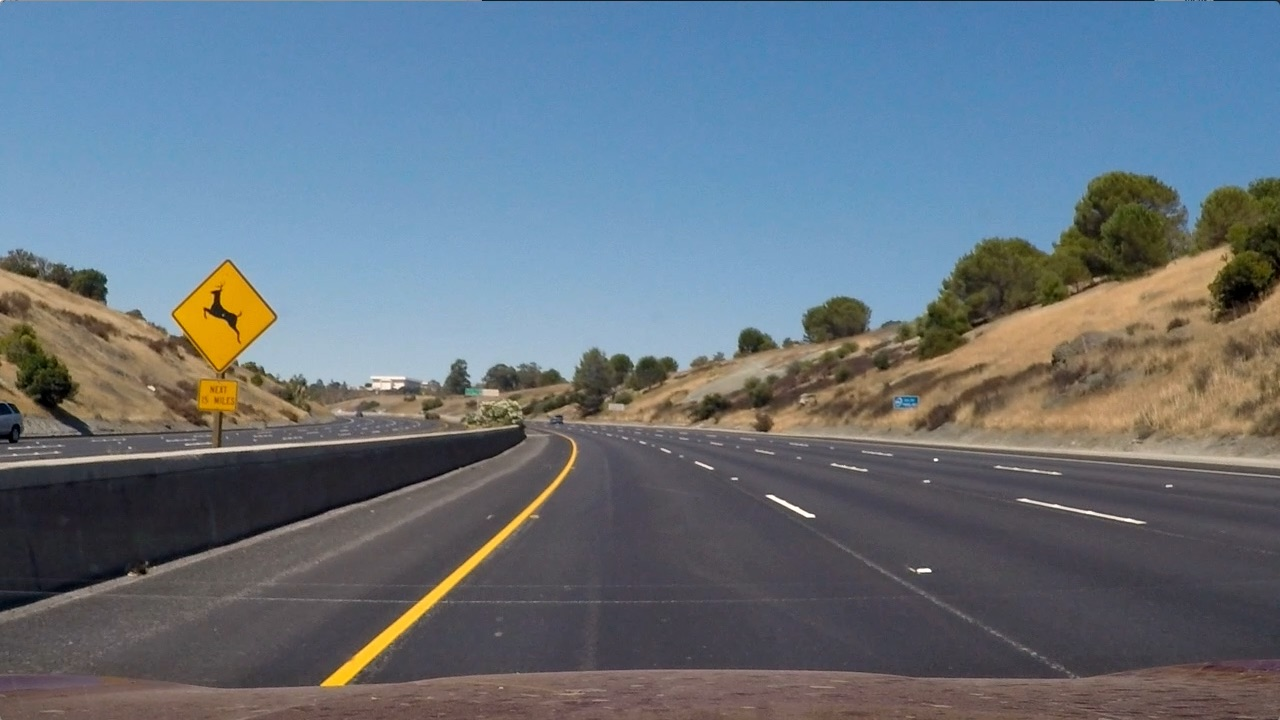
#> input picture test_images/test2.jpg, 1280 x 720 px
$ jupyter execute --allow-errors advanced_lane_detection.ipynb   (shell and % lines are left out)   (older library calls are emulated)
#> lines starting #> are read from the running program, lines starting #| are printed output that depends on the picture; after the words box and inside, x2 and y2 are one past the last pixel; in counts of white or black regions, pixels touching at a corner belong together
#> further down, test_image is the input picture: shape (720, 1280, 3); mean R, G, B 102.8, 114.6, 125.5
# Project Steps
 ## Main Steps:

* Camera calibration and distortion correction.
* Color/gradient threshold.
* Perspective transform.
* Detect lane lines.

## Extra Step:
* Determine the lane curvature.

[cell 1]
import numpy as np
import cv2
import matplotlib.pyplot as plt
import matplotlib.image as mpimg
import glob
from matplotlib.patches import Polygon

# Camera Calibration  and Distortion Correction

[cell 2]
def cameraCalibrate(image):
    # Compute the camera calibration matrix and distortion coefficients given a set of chessboard images.
    import glob

    #read in and make a list of calibration images
    images = glob.glob('./camera_cal/calibration*.jpg')

    #Arrays to store objects points and image points from all the images
    objpoints = [] #3d points
    imgpoints = [] #2d points

    #prepare points
    objp  = np.zeros((9*6,3),np.float32)
    objp[:,:2] = np.mgrid[0:9,0:6].T.reshape(-1,2)


    for fname in images:
        #read in each image
        img = mpimg.imread(fname)
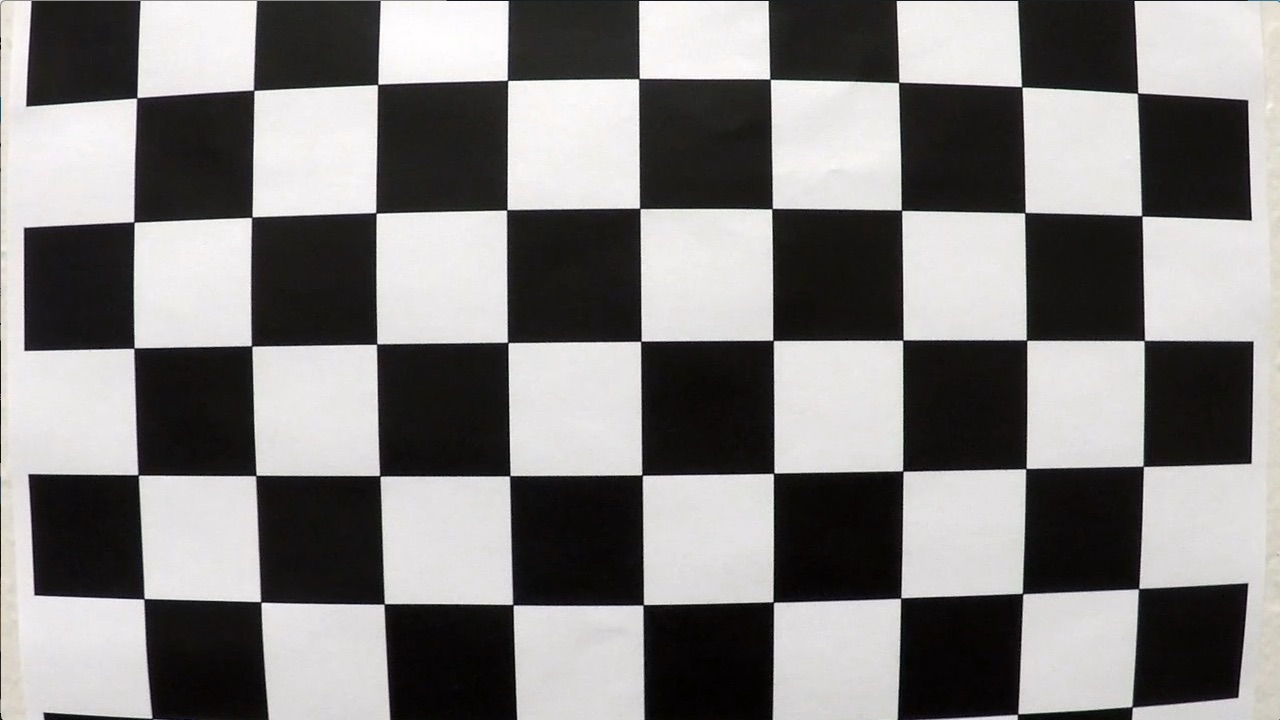
#> input picture camera_cal/calibration1.jpg, 1280 x 720 px
#> img is the input picture: shape (720, 1280, 3); mean R, G, B 130.1, 128.4, 127.8
        #convert image to gray scale
        gray  = cv2.cvtColor(img,cv2.COLOR_RGB2GRAY)
        #find corners
        ret,corners = cv2.findChessboardCorners(gray,(9,6),None)
#> ret = False; corners = None
        if ret == True:
            imgpoints.append(corners)
            objpoints.append(objp)

    shape =(img.shape[1],img.shape[0])
    ret, mtx, dist, rvect, tvect = cv2.calibrateCamera(objpoints,imgpoints,shape,None,None)

    #undistored the image
    undistorted_image = cv2.undistort(image, mtx, dist, None, mtx)
    return undistorted_image

[cell 3]
test_image = mpimg.imread('./test_images/test2.jpg')

f, (ax1,ax2) = plt.subplots(1, 2, figsize=(20,10))
ax1.set_title('Original image', fontsize=20)
ax1.imshow(test_image)

#> (the rest of this cell did not finish here and is left out)

# Gradient / Color Threshold

[cell 4]
#-----------mayar--------------
#GAUSSIAN BLUR
blurred = cv2.GaussianBlur(test_image, (5,5), 0)

[cell 5]
#TODO: Convert to H
hlsval = cv2.cvtColor(blurred,cv2.COLOR_RGB2HLS)
#> hlsval: shape (720, 1280, 3); mean of channels 0, 1, 2 86.1, 113.9, 64

h_channel,l_channel,s_channel=cv2.split(hlsval)
# visualize
f, (ax1,ax2,ax3) = plt.subplots(1, 3, figsize=(20,10))
ax1.set_title('h_channel', fontsize=20)
ax1.imshow(h_channel,cmap='gray')
ax2.set_title('l_channel', fontsize=20)
ax2.imshow(l_channel,cmap='gray')
ax3.set_title('s_channel', fontsize=20)
ax3.imshow(s_channel,cmap='gray')

[cell 6]
plt.imshow((l_channel/255)*(s_channel/255),cmap="gray")

[cell 7]
def colorThreshold(img,thresh=(0.25,1)):
#> called with thresh = (0.25, 1)
    hlsval = cv2.cvtColor(img,cv2.COLOR_RGB2HLS)
#> hlsval: shape (720, 1280, 3); mean of channels 0, 1, 2 86.2, 113.9, 64.8
    h_channel,l_channel,s_channel=cv2.split(hlsval)
    combinedcolor=(l_channel/255)*(s_channel/255)
    ret,thresh=cv2.threshold(combinedcolor,thresh[0],thresh[1],cv2.THRESH_BINARY)
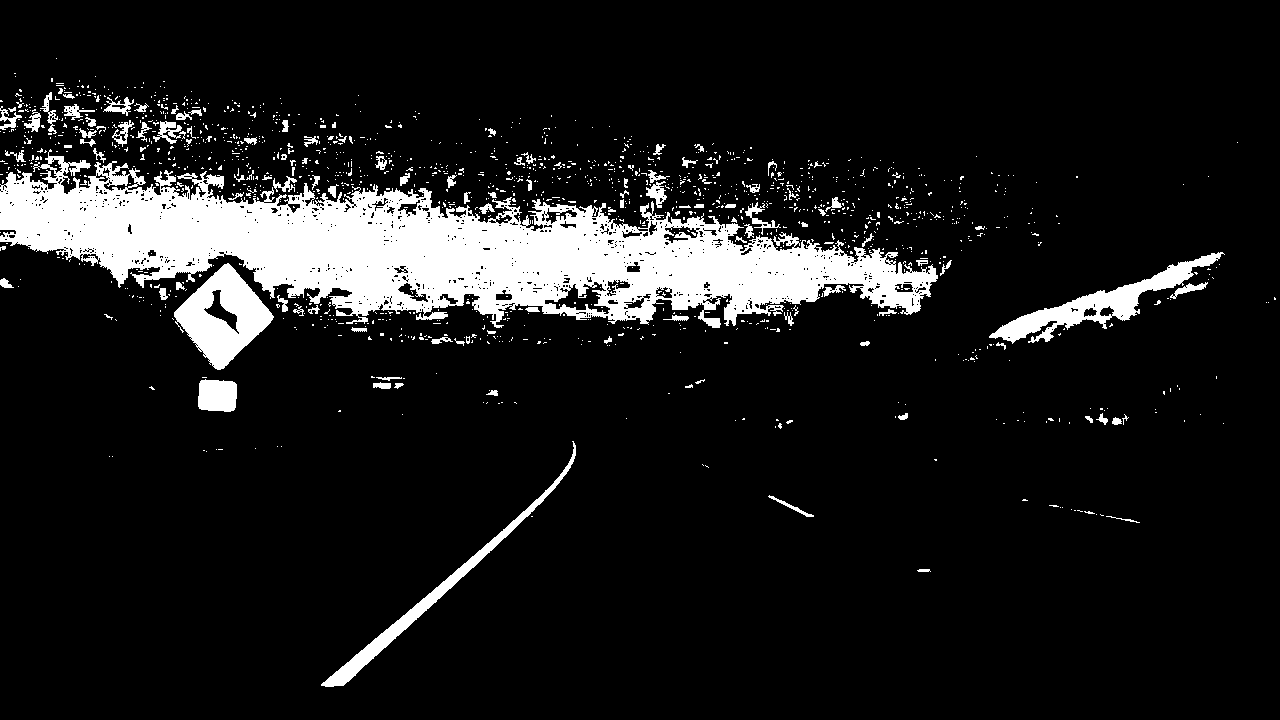
#> thresh: shape (720, 1280) float64; values 0 (black) and 1 (white), 10.9% white; 1499 white regions (1379 under 20 px), largest, box (x1, y1, x2, y2) and area: (0, 149, 938, 328) 73950, (174, 263, 274, 370) 5337, (989, 252, 1225, 344) 4534
#> ret = 0.25
    return thresh

[cell 8]
plt.imshow(colorThreshold(test_image),cmap="gray")

[cell 9]
# X or Y sobel gradient
def abs_sobel_thresh(image, orient='x', sobel_kernel=3, thresh=(0, 250)):
    # TODO: Convert to grayscale using cv2.COLOR_RGB2GRAY as the conversion
#> called with orient = 'x', sobel_kernel = 3, thresh = (30, 100)
    gray=cv2.cvtColor(image,cv2.COLOR_RGB2GRAY)

    # TODO: Apply x or y gradient with the OpenCV Sobel() function

    ddepth = cv2.CV_64F
    # and take the absolute value
    if(orient=='x'):
        grad_x = cv2.Sobel(gray, ddepth, 1, 0, ksize=sobel_kernel)
        abs_sobel=np.absolute(grad_x)
    if(orient=='y'):
        grad_y = cv2.Sobel(gray, ddepth, 0, 1, ksize=sobel_kernel)
        abs_sobel=np.absolute(grad_y)
    # TODO: Rescale back to 8 bit integer
    abs_sobel = np.uint8(255*abs_sobel/np.max(abs_sobel))

    # TODO: Create a binary image of ones where threshold is met, zeros otherwise
    abs_sobel_output = np.zeros_like(abs_sobel)
    for i in range(0,abs_sobel.shape[0]):
        for j in range(0,abs_sobel.shape[1]):
            if abs_sobel[i][j]>thresh[0] and abs_sobel[i][j]<thresh[1]:
                abs_sobel_output[i][j]=1
#> abs_sobel_output: shape (720, 1280); values 0 (black) and 1 (white), 2.5% white in thin lines or dots

    # Return the binary image
    return abs_sobel_output

# Magnitude using X and Y sobel gradient
def mag_thresh(image, sobel_kernel=3, mag_thresh=(0, 255)):
    # TODO: Convert to grayscale using cv2.COLOR_RGB2GRAY as the conversion
#> called with sobel_kernel = 3, mag_thresh = (60, 100)
    gray=cv2.cvtColor(image,cv2.COLOR_RGB2GRAY)
    ddepth = cv2.CV_64F


    # TODO: Calculate the gradient magnitude
    sobelx=np.absolute(cv2.Sobel(gray, ddepth, 1, 0, ksize=sobel_kernel))
    sobely=np.absolute(cv2.Sobel(gray, ddepth, 0, 1, ksize=sobel_kernel))

    sobelx=np.square(sobelx)
    sobely=np.square(sobely)
    sobelxy=sobelx+sobely
    gradmag=np.sqrt(sobelxy)

    # TODO:  Rescale to 8 bit
    gradmag = np.uint8(255*gradmag/np.max(gradmag))

    # TODO: Create a binary image of ones where threshold is met, zeros otherwise
    mag_binary = np.zeros_like(gradmag)
    for i in range(0,gradmag.shape[0]):
        for j in range(0,gradmag.shape[1]):
            if gradmag[i][j]>mag_thresh[0] and gradmag[i][j]<mag_thresh[1]:
                mag_binary[i][j]=1
#> mag_binary: shape (720, 1280); values 0 (black) and 1 (white), 1.5% white in thin lines or dots
    # Return the binary image
    return mag_binary

# Direction using X and Y sobel gradient
def dir_threshold(image, sobel_kernel=3, thresh=(0, np.pi/2)):
    # TODO: Convert to grayscale using cv2.COLOR_RGB2GRAY as the conversion
#> called with sobel_kernel = 3, thresh = (0, 1.57)
    gray=cv2.cvtColor(image,cv2.COLOR_RGB2GRAY)
    ddepth = cv2.CV_64F
    # TODO: Calculate the gradient direction using np.arctan2 function
    sobelx=cv2.Sobel(gray, ddepth, 1, 0, ksize=sobel_kernel)
    sobely=cv2.Sobel(gray, ddepth, 0, 1, ksize=sobel_kernel)
    absgraddir = np.absolute(np.arctan2(sobely, sobelx))
    # TODO: Rescale to 8 bit
    absgraddir = np.uint8(255*absgraddir/np.max(absgraddir))

    # TODO: Create a binary image of ones where threshold is met, zeros otherwise
    dir_binary =  np.zeros_like(absgraddir)
    for i in range(0,absgraddir.shape[0]):
        for j in range(0,absgraddir.shape[1]):
            if absgraddir[i][j]>thresh[0] and absgraddir[i][j]<thresh[1]:
                dir_binary[i][j]=1
#> dir_binary: shape (720, 1280); values 0 (black) and 1 (white), 0.03% white in thin lines or dots, all inside (x1, y1, x2, y2) = (2, 179, 1279, 717)
    # Return the binary image
    return dir_binary

[cell 10]
colorGradientImage=colorThreshold(test_image)

# X gradient
x_sobel=abs_sobel_thresh(test_image,orient="x",thresh=(30, 100))
# Y gradient
y_sobel=abs_sobel_thresh(test_image,orient="y",thresh=(30, 100))
# Sobel gradient direction
mag_sobel=mag_thresh(test_image, sobel_kernel=3, mag_thresh=(60, 100))
# Sobel gradient magnitude
dir_sobel=dir_threshold(test_image, sobel_kernel=3, thresh=(0, np.pi/2))

# visualize results
f, (ax1,ax2,ax3,ax4) = plt.subplots(1, 4, figsize=(20,10))
# X gradient
ax1.set_title('X gradient', fontsize=20)
ax1.imshow(x_sobel,cmap='gray')
# Y gradient
ax2.set_title('Y gradient', fontsize=20)
ax2.imshow(y_sobel,cmap='gray')
# Sobel gradient direction
ax3.set_title('Sobel gradient direction', fontsize=20)
ax3.imshow(dir_sobel,cmap='gray')
# Sobel gradient magnitude
ax4.set_title('Sobel gradient magnitud', fontsize=20)
ax4.imshow(mag_sobel,cmap='gray')

[cell 11]
image = mpimg.imread('./test_images/test5.jpg')
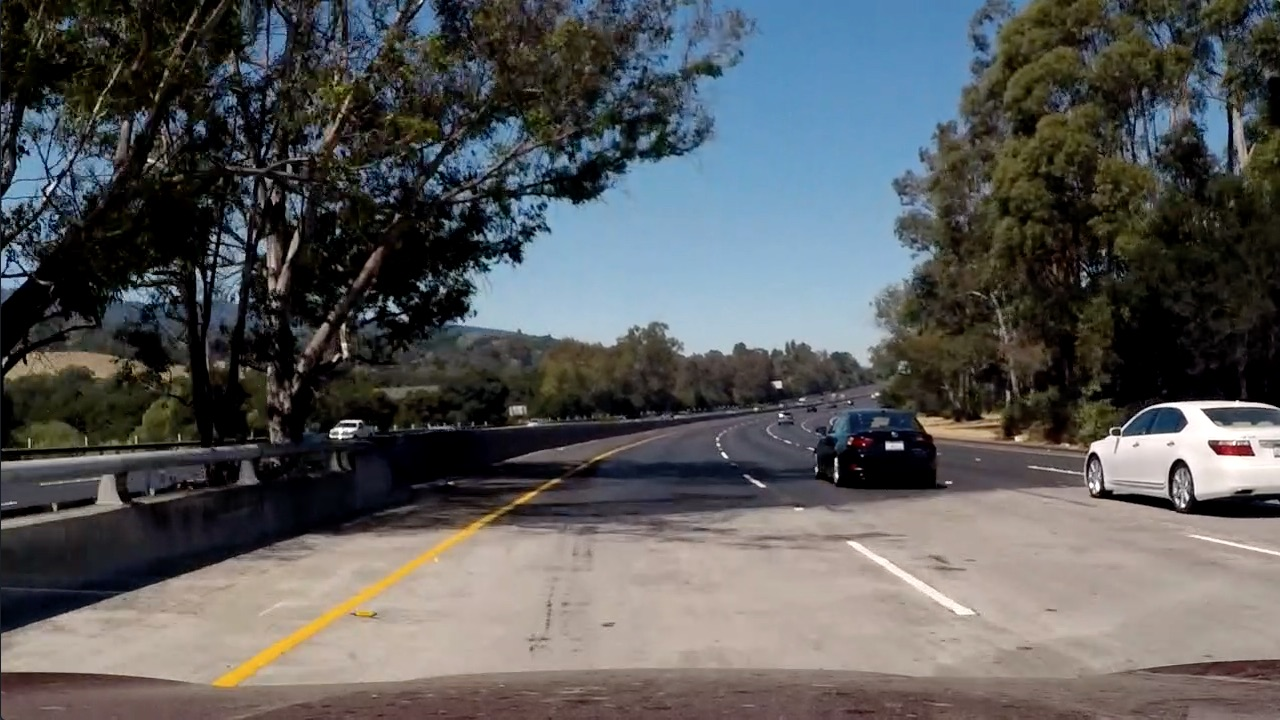
#> input picture test_images/test5.jpg, 1280 x 720 px
#> image is the input picture: shape (720, 1280, 3); mean R, G, B 88.5, 89.3, 89.8
plt.imshow(mag_thresh(test_image, mag_thresh=(60,100)), cmap='gray')

[cell 12]
def Color(img, threshold = (90,255)):
#> called with threshold = (170, 255)
    gray = cv2.cvtColor(img, cv2.COLOR_RGBA2GRAY)
    hls = cv2.cvtColor(img, cv2.COLOR_RGB2HLS)
#> hls: shape (720, 1280, 3); mean of channels 0, 1, 2 55.5, 89.2, 70.1
    S = hls[:,:,2]
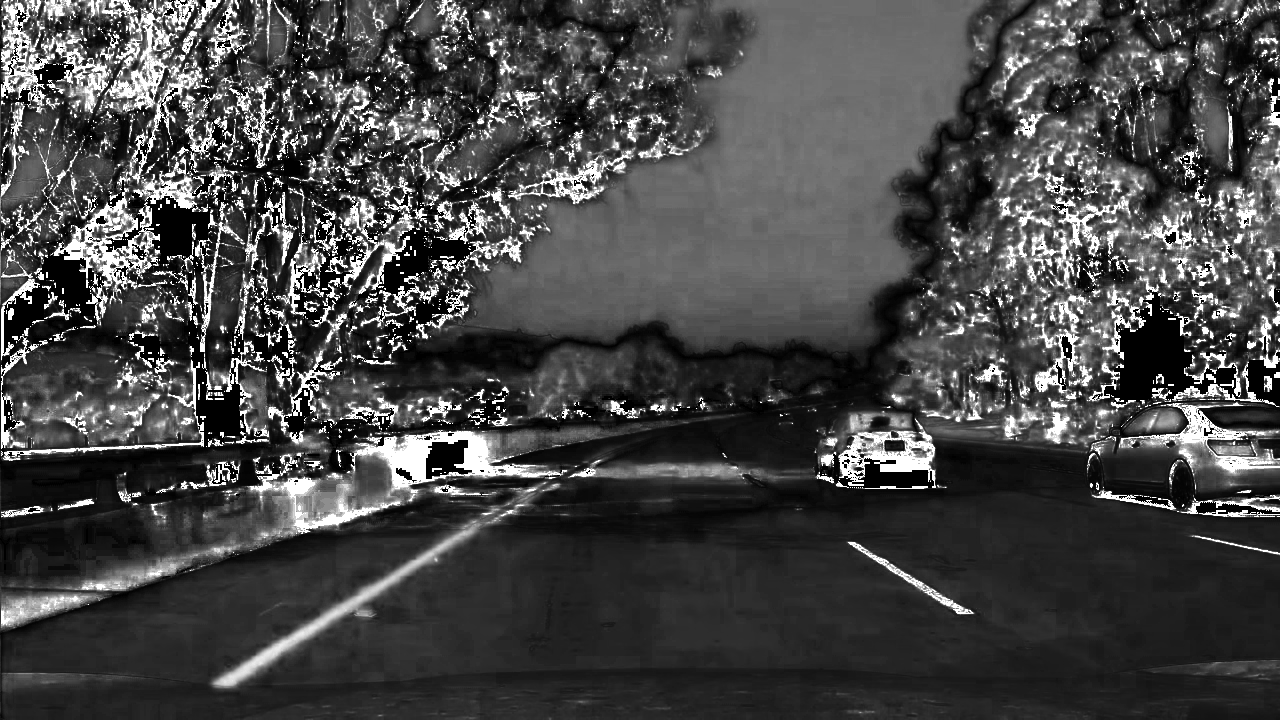
#> S: shape (720, 1280); min 0, max 255, mean 70.1
    binary = np.zeros_like(S)
    binary[(S > threshold[0]) & (S <= threshold[1])] = 1
    return binary


def abs_sobel_thresh(img, orient='x', sobel_kernel=3, thresh=(0,255)):
    # Convert to grayscale
    gray = cv2.cvtColor(img, cv2.COLOR_RGB2GRAY)
    # Apply x or y gradient with the OpenCV Sobel() function
    # and take the absolute value
    if orient == 'x':
        abs_sobel = np.absolute(cv2.Sobel(gray, cv2.CV_64F, 1, 0, ksize=sobel_kernel))
    if orient == 'y':
        abs_sobel = np.absolute(cv2.Sobel(gray, cv2.CV_64F, 0, 1, ksize=sobel_kernel))
    # Rescale back to 8 bit integer
    scaled_sobel = np.uint8(255*abs_sobel/np.max(abs_sobel))
    # Create a copy and apply the threshold
    binary_output = np.zeros_like(scaled_sobel)
    # Here I'm using inclusive (>=, <=) thresholds, but exclusive is ok too
    binary_output[(scaled_sobel >= thresh[0]) & (scaled_sobel <= thresh[1])] = 1
    # Return the result
    return binary_output


# Define a function to return the magnitude of the gradient
# for a given sobel kernel size and threshold values
def mag_thresh(img, sobel_kernel=3, mag_thresh=(0, 255)):
    # Convert to grayscale
    gray = cv2.cvtColor(img, cv2.COLOR_RGB2GRAY)
    # Take both Sobel x and y gradients
    sobelx = cv2.Sobel(gray, cv2.CV_64F, 1, 0, ksize=sobel_kernel)
    sobely = cv2.Sobel(gray, cv2.CV_64F, 0, 1, ksize=sobel_kernel)
    # Calculate the gradient magnitude
    gradmag = np.sqrt(sobelx**2 + sobely**2)
    # Rescale to 8 bit
    scale_factor = np.max(gradmag)/255
    gradmag = (gradmag/scale_factor).astype(np.uint8)
    # Create a binary image of ones where threshold is met, zeros otherwise
    binary_output = np.zeros_like(gradmag)
    binary_output[(gradmag >= mag_thresh[0]) & (gradmag <= mag_thresh[1])] = 1

    # Return the binary image
    return binary_output


# Define a function to threshold an image for a given range and Sobel kernel
def dir_threshold(img, sobel_kernel=3, thresh=(0, np.pi/2)):
    # Grayscale
    gray = cv2.cvtColor(img, cv2.COLOR_RGB2GRAY)
    # Calculate the x and y gradients
    sobelx = cv2.Sobel(gray, cv2.CV_64F, 1, 0, ksize=sobel_kernel)
    sobely = cv2.Sobel(gray, cv2.CV_64F, 0, 1, ksize=sobel_kernel)
    # Take the absolute value of the gradient direction,
    # apply a threshold, and create a binary image result
    absgraddir = np.arctan2(np.absolute(sobely), np.absolute(sobelx))
    binary_output = np.zeros_like(absgraddir)
    binary_output[(absgraddir >= thresh[0]) & (absgraddir <= thresh[1])] = 1

    # Return the binary image
    return binary_output


def Gradient(img, threshold = (0,255)):
    # Choose a Sobel kernel size
    ksize = 5  # Choose a larger odd number to smooth gradient measurements

    # Apply each of the thresholding functions
    gradx = abs_sobel_thresh(image, orient='x', sobel_kernel=ksize, thresh=threshold)
#> (the rest of the program and of its run is left out)
